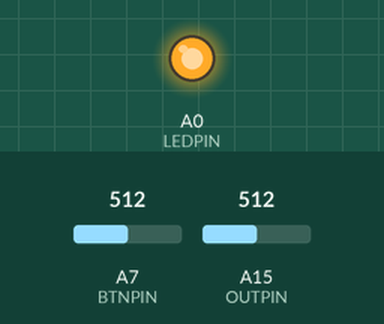
A sketch run on a simulated Arduino Mega 2560, built with avr-gcc and run on an emulated ATmega2560. Shown: output pins drawn as LEDs (lit = HIGH). The test bench sets the inputs (shaded band); at power-on: A7 (BTNPIN) = 512, A15 (OUTPIN) = 512. What the sketch prints to the serial monitor is not drawn.

Above: at 0.1 s.
Timing chart, 0 to 1.6 s (numbered marks = the images above):
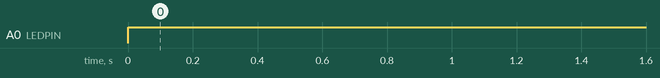

Measured:
- by itself, A0 (LEDPIN): LOW → HIGH at 0.00 s

The sketch:

sketch_sep27a.ino
```cpp
#define LEDPIN A0
#define BTNPIN A7
#define OUTPIN A15

int a7read, out;
bool ON, X, prX;

void setup() {
  // put your setup code here, to run once:
  Serial.begin(9600);
  pinMode(LEDPIN, OUTPUT);
  pinMode(BTNPIN, INPUT);
  pinMode(OUTPIN, INPUT);
  ON = 0;
  prX = 0;
}

void loop() {

  // Read
  a7read  = analogRead(BTNPIN);
  out     = analogRead(OUTPIN);

  // Input transduction
  prX = X;
  X = a7read < 100 ? 0 : 1;

  // State - input relation
  if(!prX && X) ON = !ON;

  // Output actuation
  if(ON) {
    analogWrite(LEDPIN, 150);
    Serial.println(out);
  }
  else
    analogWrite(LEDPIN, 0);

  delay(100);
}
```
